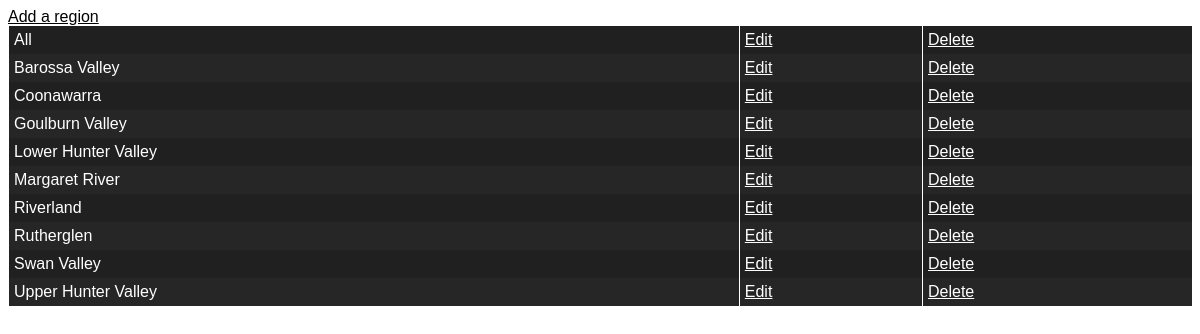
Page /write.php on the earlier database version.
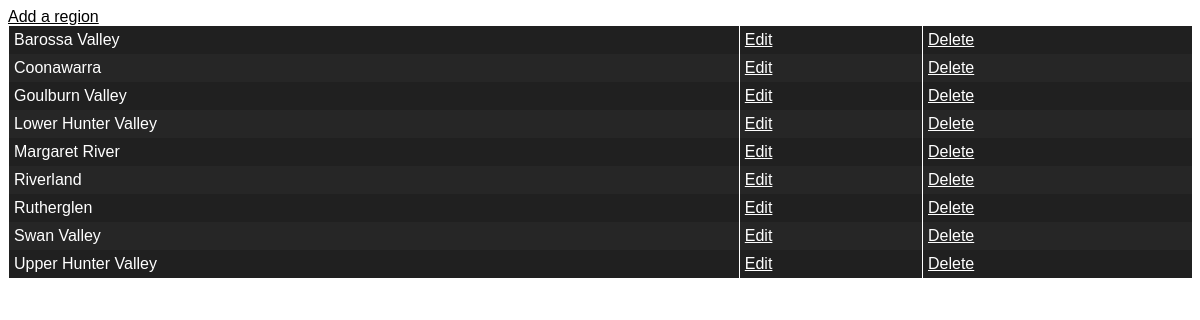
Same page on the later database version.
### tables this page shows
CREATE TABLE IF NOT EXISTS `region` (
  `region_id` int(4) NOT NULL,
  `region_name` varchar(100) NOT NULL
);

### pdo_helper.php (called while the page is built, shortened)
<?php
	class pdo_helper{
		public $server;
		public $port;
		public $user;
		public $password;
		public $database;
		public $pdo;
		public $preparedStatement;
		function __construct($creds){
			if(!is_array($creds)){
				$this->server = $server;
				$this->user = $user;
				$this->password = $password;
				$this->port = $port;
				$this->database = $database;
			}else{
				$this->server = $creds['server'];
				$this->user = $creds['user'];
				$this->password = $creds['password'];
				$this->port = $creds['port'];
				$this->database = $creds['database'];
			}
			try {
				$this->pdo = new PDO('mysql:dbname='.$this->database.';host='.$this->server.';port='.$this->port,$this->user,$this->password);
			} catch (PDOException $e) {
				$this->logError($e->getMessage());
				return false;
			}
			$this->pdo->setAttribute( PDO::ATTR_ERRMODE, PDO::ERRMODE_EXCEPTION );
		}
		function query($query,$params=null){
			$this->preparedStatement = $this->pdo->prepare($query);
			try {
				$this->preparedStatement->execute();
			} catch (PDOException $e) {
				$this->logError($e->getMessage());
				return false;
			}
		}
		function fetch_all_assoc(){
			$result = array();
			while($row = $this->preparedStatement->fetch(PDO::FETCH_ASSOC)){
				$result[] = $row;
			}
			return $result;
		}
	}
?>

### write.php (the view, shortened to what this page needs)
<?php
	new writeRegions();
	class writeRegions{
		function __construct(){
			require_once 'pdo_helper.php';
			$this->dbc = new pdo_helper('db.php');
			$this->header();
			$this->baseForm();
			$this->footer();
		}
		function header(){
			echo '<!DOCTYPE HTML>
					<html>
					<head>
					<meta http-equiv="Content-Type" content="text/html; charset=iso-8859-1">
					<title>Exploring Wines in a Region</title>
					<link rel="stylesheet" type="text/css" href="style.css" />
					</head>
					<body bgcolor="white">';
		}
		function footer(){
			echo '</body>
				</html>';
		}
		function baseForm(){
			if($this->dbc->query("SELECT region_id,region_name FROM region") === false){
				die("Query Failed ".$this->dbc->lastError());
			}
			echo '<a href="write.php?add">Add a region</a>';
			echo '<table>';
			$regions = $this->dbc->fetch_all_assoc();
			foreach($regions as $row){
				echo '<tr>';
				echo '<td>'.$row['region_name'].'</td><td><a href="write.php?edit='.$row['region_id'].'">Edit</a></td><td><a href="write.php?delete='.$row['region_id'].'">Delete</a></td>';
				echo '</tr>';
			}
			echo '</table>';
		}
	}
?>

### style.css (style rules this page uses)
body { font-family: arial; }
table { border-collapse: collapse; width:100%; }
td { border-left:solid 1px white; padding:5px; }
tr { color:white; background:#202020; }
tr:nth-of-type(even) { background:#262626; }
a { color:black; }
table a { color:white; }

Differences in the rows shown:
removed region: region_name "All"
